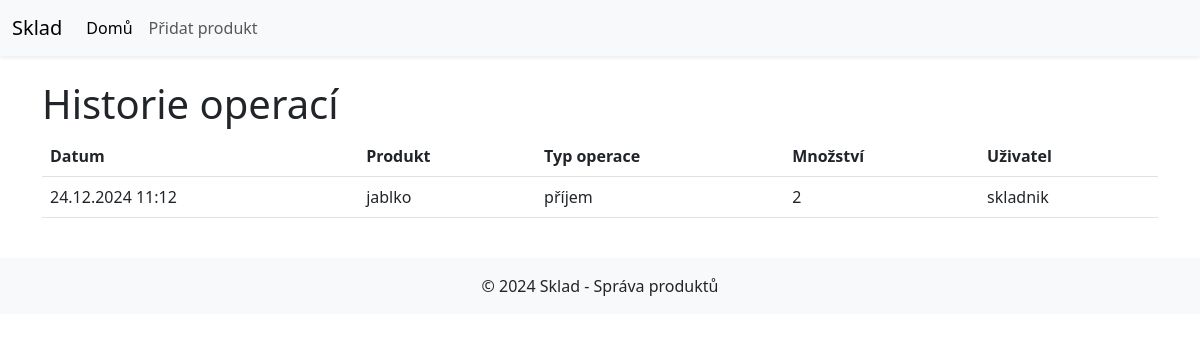
/historie/, run on the app's committed database.
### sklad/models.py (models this page shows, shortened)
class HistorieOperaci(models.Model):
    produkt = models.ForeignKey(Produkt, on_delete=models.CASCADE)
    uzivatel = models.ForeignKey(User, on_delete=models.CASCADE)  # Odkaz na uživatele
    datum = models.DateTimeField(auto_now_add=True)
    typ_operace = models.CharField(max_length=10, choices=[('příjem', 'Příjem'), ('výdej', 'Výdej')])
    mnozstvi = models.PositiveIntegerField()

class Produkt(models.Model):
    nazev = models.CharField(max_length=200)
    popis = models.TextField(blank=True)
    cena = models.DecimalField(max_digits=10, decimal_places=2)
    mnozstvi = models.PositiveIntegerField()
    min_zasoba = models.PositiveIntegerField(default=0)
    uzivatel = models.ForeignKey(User, on_delete=models.SET_NULL, null=True, blank=True)  # Cizí klíč na uživatele

### sklad/views.py (the view)
# urls.py: path('historie/', views.historie_operaci, name='historie_operaci'),
def historie_operaci(request):
    historie = HistorieOperaci.objects.all()
    return render(request, 'sklad/historie.html', {'historie': historie})

### sklad/templates/sklad/historie.html
{% extends 'sklad/base.html' %}
{% block content %}
<div class="container">
    <h1>Historie operací</h1>
    {% if historie %}
        <table class="table">
            <thead>
                <tr>
                    <th>Datum</th>
                    <th>Produkt</th>
                    <th>Typ operace</th>
                    <th>Množství</th>
                    <th>Uživatel</th>
                </tr>
            </thead>
            <tbody>
                {% for operace in historie %}
                    <tr>
                        <td>{{ operace.datum|date:"d.m.Y H:i" }}</td>
                        <td>{{ operace.produkt.nazev }}</td>
                        <td>{{ operace.typ_operace }}</td>
                        <td>{{ operace.mnozstvi }}</td>
                        <td>{{ operace.uzivatel.username|default:"-" }}</td>
                    </tr>
                {% endfor %}
            </tbody>
        </table>
    {% else %}
        <p>Žádné operace nejsou k dispozici.</p>
    {% endif %}
</div>
{% endblock %}

### data on the page
HistorieOperaci: datum "24.12.2024 11:12", produkt.nazev "jablko", typ_operace "příjem", mnozstvi "2", uzivatel.username "skladnik"
